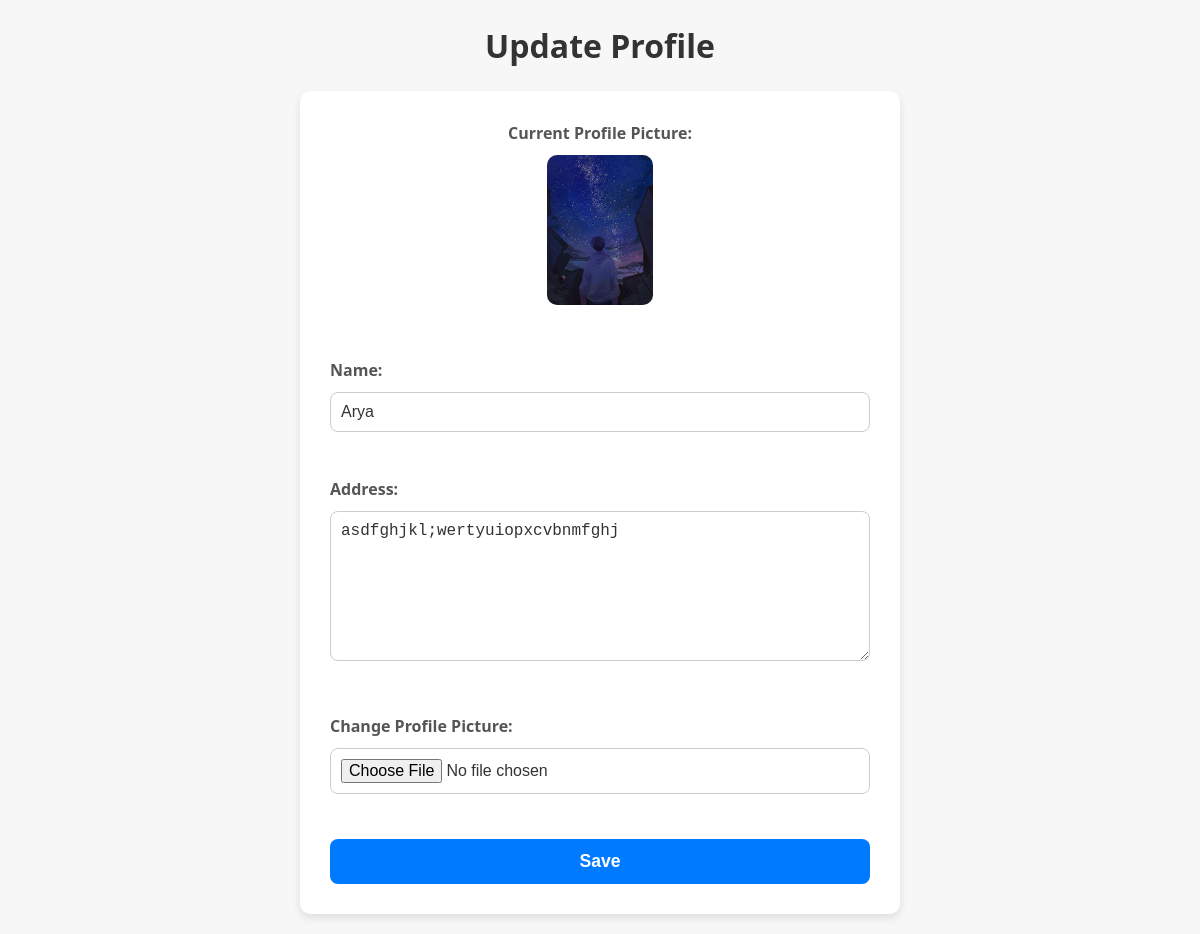
Page /profile/edit/ (signed in) on the committed database.
### app/models.py (models this page shows, shortened)
class UserProfile(models.Model):
    user = models.OneToOneField(User, on_delete=models.CASCADE)
    profile_picture = models.ImageField(upload_to='profile_pics/', null=True, blank=True)
    bio = models.TextField(null=True, blank=True)
    name = models.TextField(null=True, blank=True)

### app/views.py (the view, shortened to what this page needs)
# urls.py: path('profile/edit/',views. add_edit_profile, name='edit_profile'),
def add_edit_profile(request):
    user = request.user
    profile, created = UserProfile.objects.get_or_create(user=user)
    return render(request, 'user/add_edit_profile.html', {'profile': profile})

### templates/user/add_edit_profile.html (shortened to what this page needs)
<!DOCTYPE html>
<html lang="en">
<head>
</head>
<body>
    <h1>Update Profile</h1>
    <div class="form-container">
        <form method="post" enctype="multipart/form-data">
            <div class="profile-picture-container">
                {% if profile.profile_picture %}
                    <div>
                        <label for="current_picture">Current Profile Picture:</label>
                        <img src="{{ profile.profile_picture.url }}" alt="Current Profile Picture">
                    </div><br>
                {% else %}
                    <p class="no-picture">No profile picture uploaded yet.</p>
                {% endif %}
            </div>
            <label for="name">Name:</label>
            <input type="text" name="name" id="name" value="{{ profile.name }}" required><br><br>
            <label for="bio">Address:</label>
            <textarea name="bio" id="bio" required>{{ profile.bio }}</textarea><br><br>
            <label for="profile_picture">Change Profile Picture:</label>
            <input type="file" name="profile_picture" id="profile_picture"><br><br>
            <button type="submit">Save</button>
        </form>
    </div>
</body>
</html>

### templates/user/add_edit_profile.html (style rules this page uses)
* { margin: 0; padding: 0; box-sizing: border-box; }
body { font-family: 'Segoe UI', Tahoma, Geneva, Verdana, sans-serif; background-color: #f7f7f7; color: #333; line-height: 1.6; padding: 20px; }
h1 { text-align: center; font-size: 2rem; color: #333; margin-bottom: 20px; }
.form-container { background-color: #fff; max-width: 600px; margin: 0 auto; padding: 30px; border-radius: 10px; box-shadow: 0 4px 8px rgba(0, 0, 0, 0.1); }
.form-container label { font-size: 1rem; color: #555; font-weight: bold; margin-bottom: 8px; display: block; }
.form-container input[type="text"], .form-container textarea, .form-container input[type="file"] { width: 100%; padding: 10px; margin-bottom: 20px; border: 1px solid #ccc; border-radius: 8px; font-size: 1rem; color: #333; }
.form-container textarea { resize: vertical; height: 150px; }
.form-container button { width: 100%; padding: 12px; background-color: #007BFF; color: #fff; border: none; border-radius: 8px; font-size: 1.1rem; cursor: pointer; font-weight: bold; }
.profile-picture-container { text-align: center; margin-bottom: 20px; }
.profile-picture-container img { border-radius: 10px; max-width: 150px; max-height: 150px; object-fit: cover; }

### rows in the picture
UserProfile: profile_picture (picture), name "Arya", bio "asdfghjkl;wertyuiopxcvbnmfghj"
